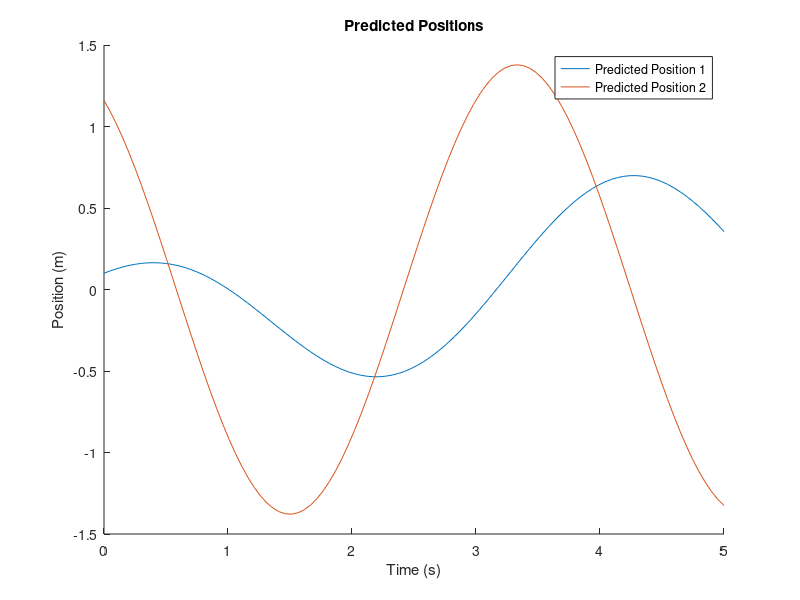
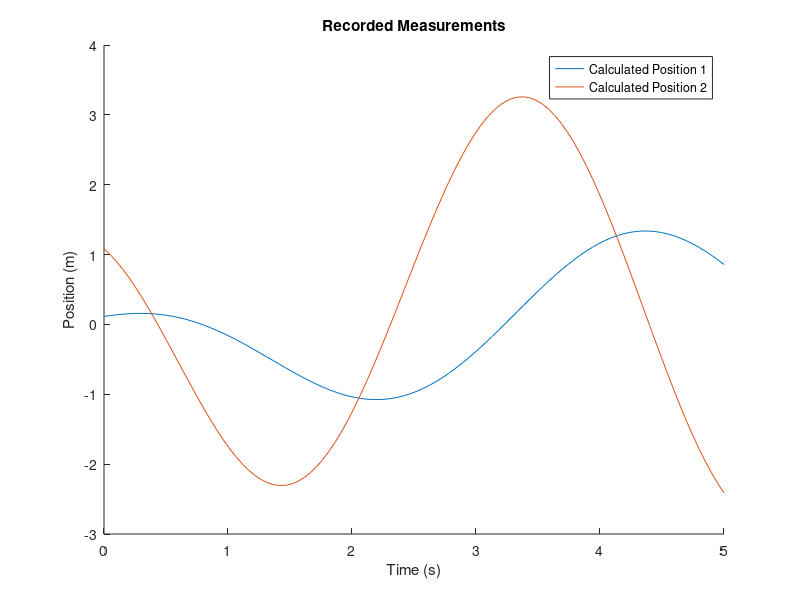
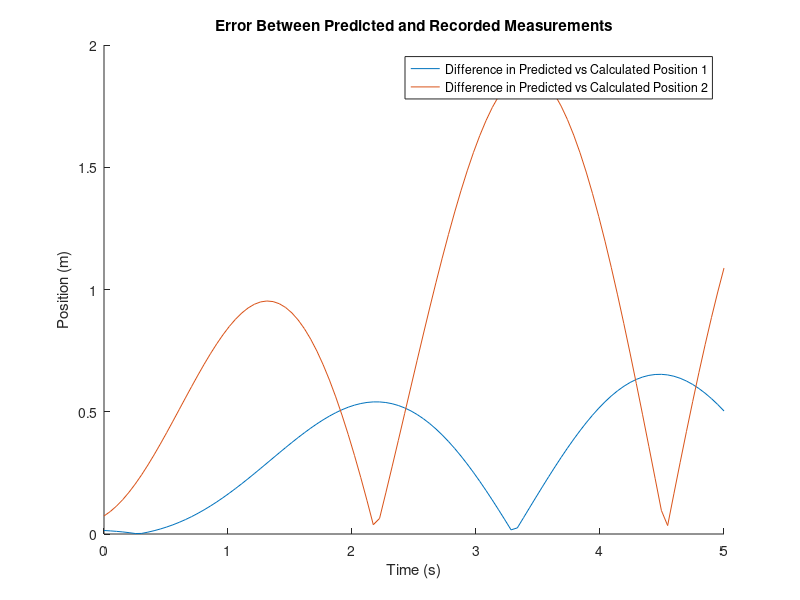

The MATLAB source for these figures, in order:
clear all;close all;clc

A = [0 1 0 0;-2 0 1 0;0 0 0 1;1 0 -2 0];
B = [0 0; -1 0; 0 0; 1 1];

A_aug = [A B];
pad = zeros(2,6);
A_aug = [A_aug;pad];

A_hat = expm(A_aug*.05);

F = A_hat([1:4],[1:4]);
G = A_hat([1:4],[5:6]);

[V,D] = eig(A);
%% Part b 
H = [1 0 0 0;0 1 0 -1];
Y = [H;H*F;H*F^2;H*F^3];

rank(Y)
%% Part c/d
load('hw4problem1data.mat');
Udata(end,:) = [];
O = [];
% theta = 0;
for i = 1:size(Ydata,1)
    theta = 0;
    temp = H*F^i;
    O = [O;temp];
    for j = 1:i
        theta = theta + F^(i - j)*(G*Udata(j,:)');
    end
    theta = H*theta;
    phi(i,:) = Ydata(i,:) - theta';
end
phi = reshape(phi',[200,1]);
x0 = inv(O'*O)*O'*phi;

for i = 1:100
    y(:,i) = H*F^(i-1)*x0;
end
t = linspace(0,5,size(Ydata,1));
figure
hold on
plot(t,y(1,:))
plot(t,y(2,:))
title('Predicted Positions')
xlabel('Time (s)')
ylabel('Position (m)')
hold off
legend('Predicted Position 1','Predicted Position 2')
figure
hold on
plot(t,Ydata(:,1))
plot(t,Ydata(:,2))
title('Recorded Measurements')
xlabel('Time (s)')
ylabel('Position (m)')
hold off
legend('Calculated Position 1','Calculated Position 2')
figure
hold on
plot(t,abs(y(1,:)-Ydata(:,1)'))
plot(t,abs(y(2,:)-Ydata(:,2)'))
title('Error Between Predicted and Recorded Measurements')
xlabel('Time (s)')
ylabel('Position (m)')
legend('Difference in Predicted vs Calculated Position 1','Difference in Predicted vs Calculated Position 2')